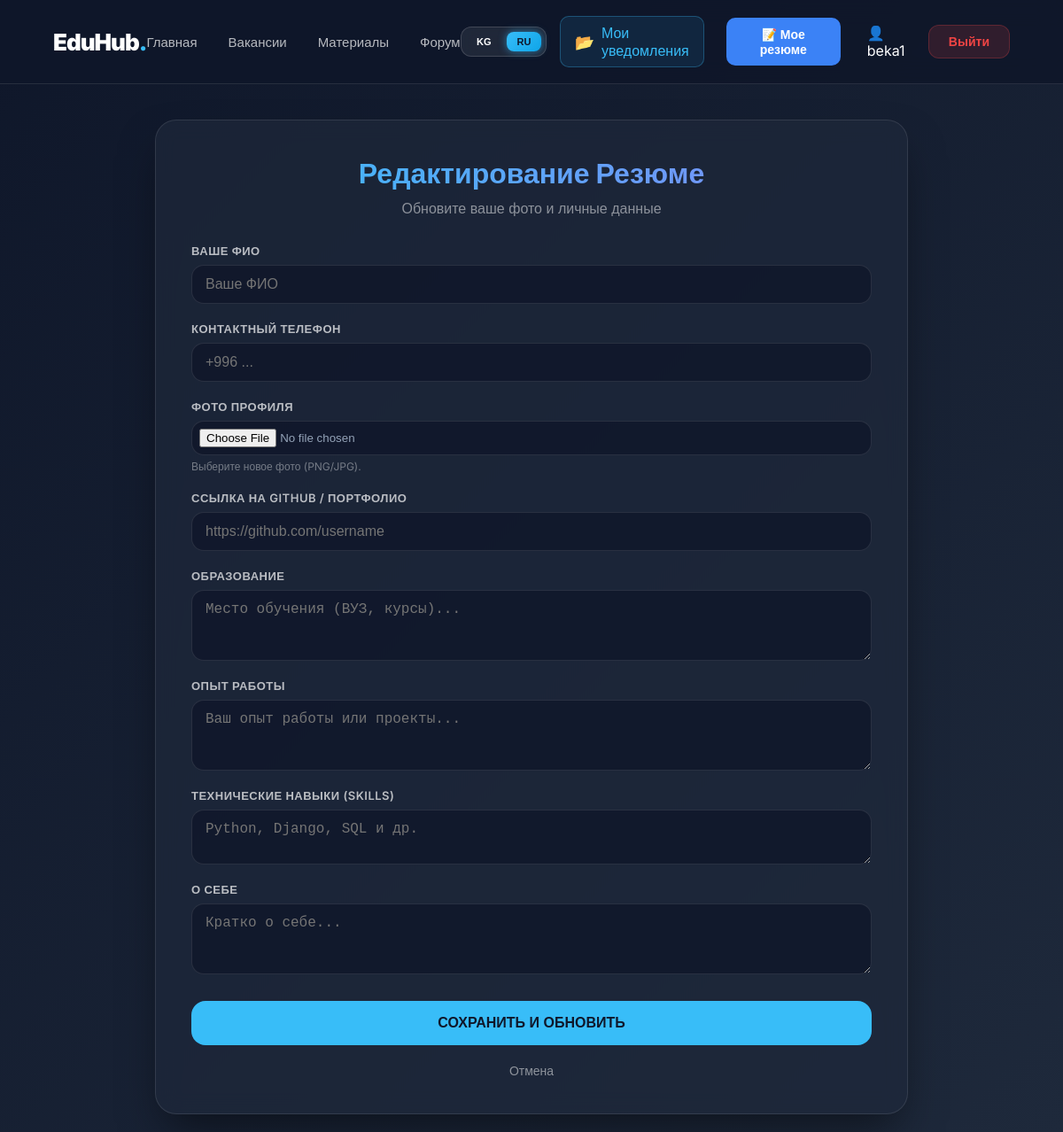
Page /ru/forms/my-resume/ (signed in) on the earlier database version.
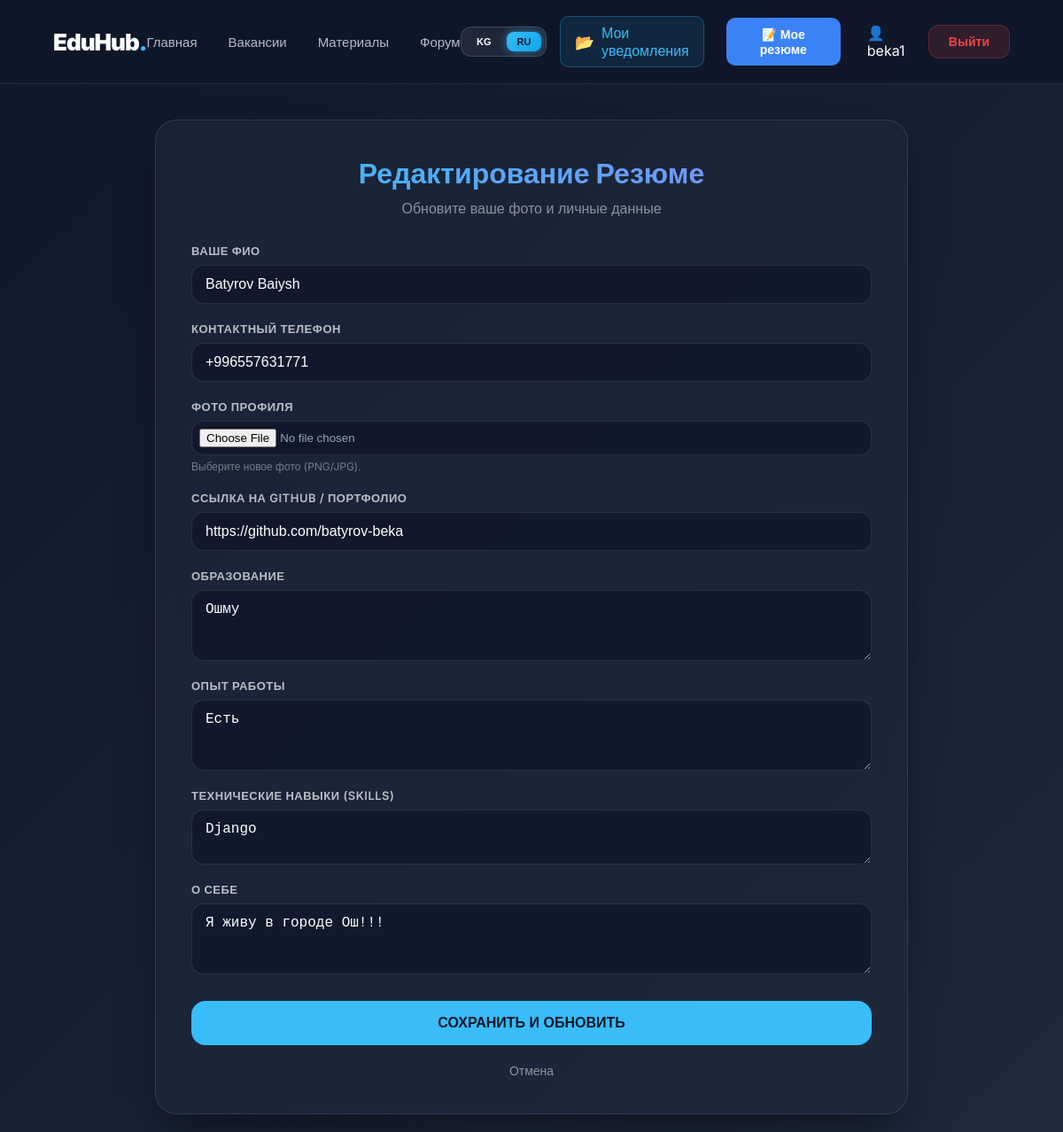
Same page on the later database version.
### forms/models.py (models this page shows, shortened)
class Resume(models.Model):
    user = models.OneToOneField(
        settings.AUTH_USER_MODEL,
        on_delete=models.CASCADE,
        related_name='resume'
    )
    full_name = models.CharField(max_length=255, verbose_name="ФИО")
    phone = models.CharField(max_length=20, verbose_name="Номер телефона")
    education = models.TextField(verbose_name="Образование")
    experience = models.TextField(verbose_name="Опыт работы")
    skills = models.TextField(verbose_name="Навыки (Skills)")
    about_me = models.TextField(verbose_name="О себе", blank=True)
    github_link = models.URLField(verbose_name="Ссылка на GitHub", blank=True, null=True)
    photo = models.ImageField(upload_to='resumes/photos/', blank=True, null=True, verbose_name="Фото профиля")
    class Meta:
        verbose_name = "Резюме"
        verbose_name_plural = "Резюме"

### forms/views.py (the view)
# urls.py: path('my-resume/', views.my_resume, name='edit_resume'),
@login_required
def my_resume(request):
    resume, created = Resume.objects.get_or_create(user=request.user)
    if request.method == 'POST':
        form = ResumeForm(request.POST, request.FILES, instance=resume)
        if form.is_valid():
            form.save()
            messages.success(request, "Резюме успешно обновлено со всеми файлами!")
            return redirect('view_resume')
    else:
        form = ResumeForm(instance=resume)
    return render(request, 'resume/resume_form.html', {'form': form})

### templates/resume/resume_form.html (shortened to what this page needs)
{% extends 'base.html' %}
{% block content %}
{% load i18n %}
<div class="container mt-lg-4 mb-5">
    <div class="row justify-content-center">
        <div class="col-12 col-lg-10">
            <div class="glass-form">
                <div class="text-center">
                    <h2 class="form-title">{% trans "Редактирование Резюме" %}</h2>
                    <p style="color: rgba(255,255,255,0.5); margin-bottom: 30px; text-align: center;">
                        {% trans "Обновите ваше фото и личные данные" %}
                    </p>
                </div>
                <form method="POST" enctype="multipart/form-data">
                    <div class="row">
                        <div class="col-md-6">
                            <div class="input-group">
                                <label>{% trans "Ваше ФИО" %}</label>
                                {{ form.full_name }}
                            </div>
                        </div>
                        <div class="col-md-6">
                            <div class="input-group">
                                <label>{% trans "Контактный телефон" %}</label>
                                {{ form.phone }}
                            </div>
                        </div>
                    </div>
                    <div class="input-group">
                        <label>{% trans "Фото профиля" %}</label>
                        {{ form.photo }}
                        <span class="helper-text">{% trans "Выберите новое фото (PNG/JPG)." %}</span>
                    </div>
                    <div class="input-group">
                        <label>{% trans "Ссылка на GitHub / Портфолио" %}</label>
                        {{ form.github_link }}
                    </div>
                    <div class="input-group">
                        <label>{% trans "Образование" %}</label>
                        {{ form.education }}
                    </div>
                    <div class="input-group">
                        <label>{% trans "Опыт работы" %}</label>
                        {{ form.experience }}
                    </div>
                    <div class="input-group">
                        <label>{% trans "Технические навыки (Skills)" %}</label>
                        {{ form.skills }}
                    </div>
                    <div class="input-group">
                        <label>{% trans "О себе" %}</label>
                        {{ form.about_me }}
                    </div>
                    <button type="submit" class="submit-btn">
                        {% trans "Сохранить и обновить" %}
                    </button>
                    <div style="display: flex; justify-content: center; width: 100%; margin-top: 20px;">
                        <a href="{% url 'view_resume' %}"
                           style="color: rgba(255,255,255,0.5); text-decoration: none; font-size: 14px; transition: 0.3s;"
                           onmouseover="this.style.color='#fff'"
                           onmouseout="this.style.color='rgba(255,255,255,0.5)'">
                            {% trans "Отмена" %}
                        </a>
                    </div>
                </form>
            </div>
        </div>
    </div>
</div>
{% endblock %}

Differences in the rows shown:
changed Resume: full_name (not shown) → "Batyrov Baiysh"; phone (not shown) → "+996557631771"; github_link (not shown) → "https://github.com/batyrov-beka"; education (not shown) → "Ошму"; experience (not shown) → "Есть"; skills (not shown) → "Django"; about_me (not shown) → "Я живу в городе Ош!!!"
